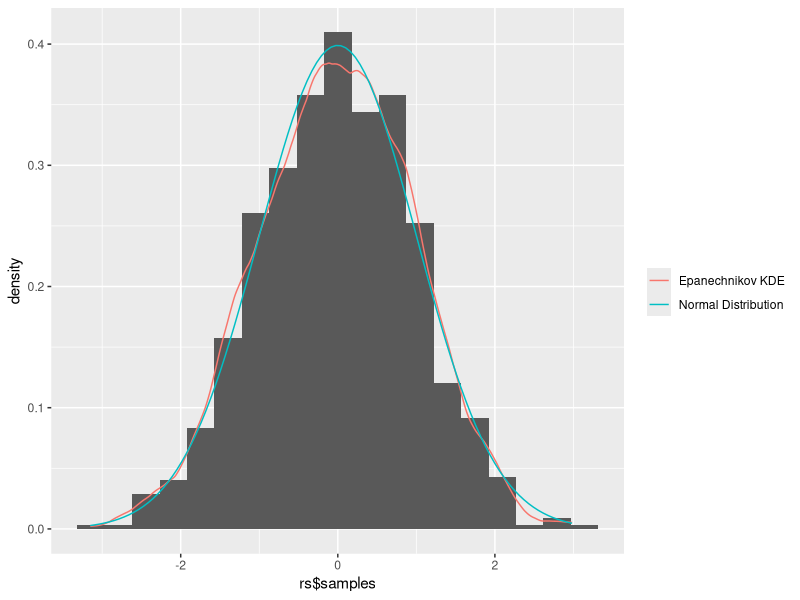
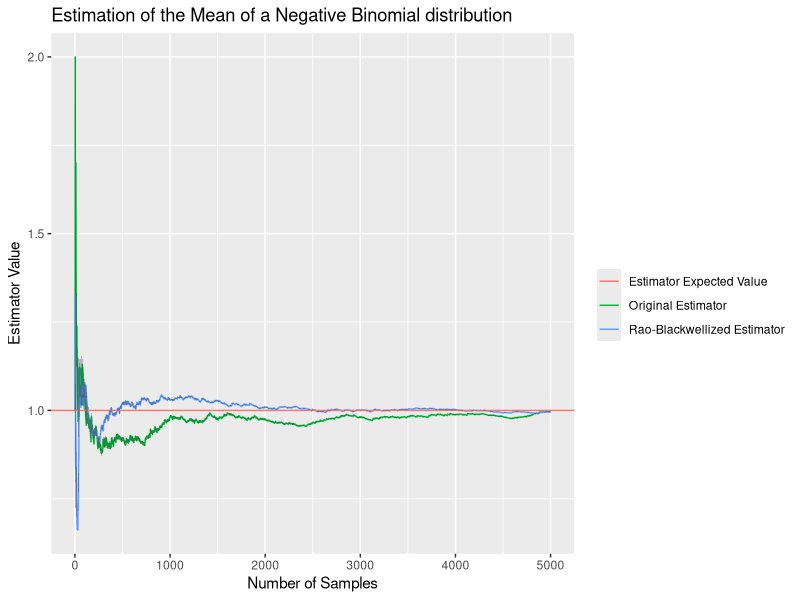

Reproduce these figures in R, in order.
library(ggplot2)


seed <- 7

# PART 1

# 1.A
# f/g maximized at x = +-1 with value sqrt(2*pi/e)
# M := sqrt(2*pi / e)
# 1/M probability of acceptance
# M expected number of trials per accepted sample


rejection_sample_normal <- function(N, seed = NULL) {
  # Rejection sample from the standard normal
  # using the standard Cauchy scaled optimally
  set.seed(seed)
  M <- sqrt(2 * pi / exp(1))
  n_sampled <- 0
  n_trials <- 1
  samples <- rep(NA, N)
  while (n_sampled < N) {
    n_trials <- n_trials + 1
    x <- rcauchy(1)
    f <- dnorm(x)
    g <- dcauchy(x)
    p_accept <- f / (M * g)
    u <- runif(1)
    if (u < p_accept) {
      n_sampled <- n_sampled + 1
      samples[n_sampled] <- x
    }
  }
  return(list(
    samples = samples,
    n_trials = n_trials,
    acceptance_rate = N / n_trials,
    M = M,
    N = N
  ))
}


rs <- rejection_sample_normal(N = 1000, seed = seed)

cat(sprintf(
  '
True Acceptance Rate: %.4f
Estimated Acceptance Rate: %.4f

True Expected #Trials/Sample: %.4f:
Estimated Expected #Trials/Sample: %.4f

True Mean: %.4f
Estimated Mean: %.4f

True SD: %.4f
Estimated SD: %.4f
',
  1 / rs$M, rs$acceptance_rate,
  rs$M, 1 / rs$acceptance_rate,
  0, mean(rs$samples), 1, sd(rs$samples)
))

ggplot(data.frame(rs$samples), aes(x = rs$samples, y = ..density..)) +
  geom_histogram(binwidth = 3.491 * 1 * rs$N^(-1 / 3)) +  # slides 1, slide 11
  geom_density(aes(color = 'Epanechnikov KDE'),
               kernel = 'epanechnikov',
               key_glyph = draw_key_path) +
  stat_function(fun = dnorm, inherit.aes = FALSE,
                aes(color = 'Normal Distribution'),
                key_glyph = draw_key_path) +
  labs(color = '')


# 1.B

raoblackwell_nbinom_mean <- function(n, r, p, seed = NULL) {
  # p is the probability of failure
  set.seed(seed)
  x <- rnbinom(n, size = r, prob = p)
  lambda <- rgamma(n, shape = r, scale = (1 - p) / p)
  ns <- 1 : n
  original <- cumsum(x) / ns
  raoblackwell <- cumsum(lambda) / ns
  var_original <- r * p / (1-p)^2 / ns
  var_raoblackwell <- r * p^2 / (1-p)^2 / ns  # p * var_original
  expected_value <- r * (1 - p) / p
  return(list(
    original = original,
    raoblackwell = raoblackwell,
    var_original = var_original,
    var_raoblackwell = var_raoblackwell,
    expected_value = expected_value
  ))
}

rb <- raoblackwell_nbinom_mean(n = 5000, r = 1, p = 0.5, seed = seed)

ggplot(data = data.frame(ns = seq_along(rb$original), original=rb$original, raoblackwell=rb$raoblackwell), aes(ns))+
  geom_line(aes(y = original, color = 'Original Estimator')) +
  geom_line(aes(y = raoblackwell, color = 'Rao-Blackwellized Estimator')) +
  geom_hline(aes(yintercept = rb$expected_value, color = 'Estimator Expected Value')) +
  geom_ribbon(aes(ymin = original - rb$var_original,
                  ymax = original + rb$var_original),
              alpha = 0.3
  ) +
  geom_ribbon(aes(ymin = raoblackwell - rb$var_raoblackwell,
                  ymax = raoblackwell + rb$var_raoblackwell),
              alpha = 0.3
  ) +
  ylim(min(rb$original, rb$raoblackwell), max(rb$original, rb$raoblackwell)) +
  labs(title = 'Estimation of the Mean of a Negative Binomial distribution',
       x = 'Number of Samples', y = 'Estimator Value', color = '')


# 1.C

